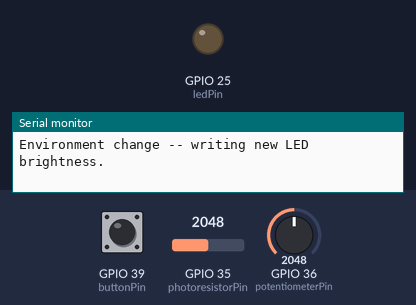
Bench run of a sketch on a simulated ESP32. Parts: output pins drawn as LEDs (lit = HIGH), the last lines printed to the serial monitor. Inputs (shaded band) come from the test bench; at power-on: GPIO 39 (buttonPin) LOW, GPIO 35 (photoresistorPin) = 2048, GPIO 36 (potentiometerPin) = 2048.

Above: at 1.2 s.
1.3 s: GPIO 39 (buttonPin) pulled HIGH for 0.15 s
At 2.5 s:
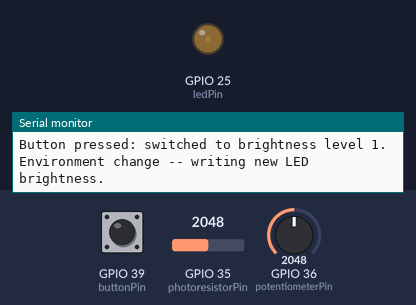
2.9 s: GPIO 39 (buttonPin) pulled HIGH for 1 s
At 4.0 s:
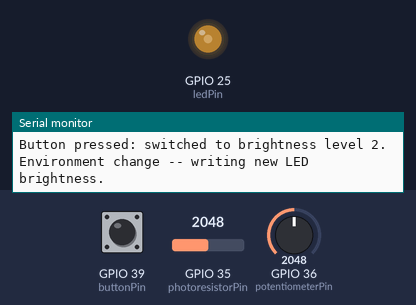
5.4 s: GPIO 39 (buttonPin) pulled HIGH for 0.15 s
At 6.1 s:
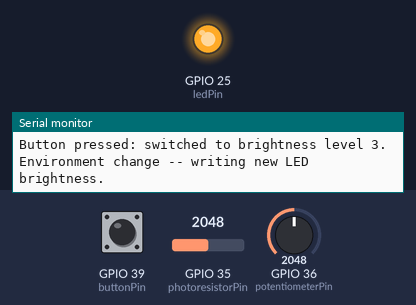
7.0 s: GPIO 35 (photoresistorPin) set to 492
8.5 s: GPIO 35 (photoresistorPin) set to 411
At 9.5 s:
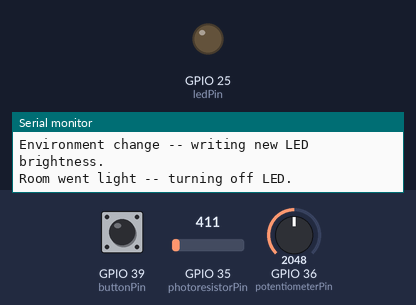
10.0 s: GPIO 35 (photoresistorPin) set to 534
11.5 s: GPIO 35 (photoresistorPin) set to 599
At 11.9 s:
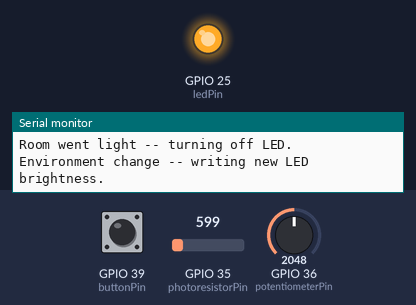
Timing chart, 0 to 14.0 s (numbered marks = the images above; inputs shaded):
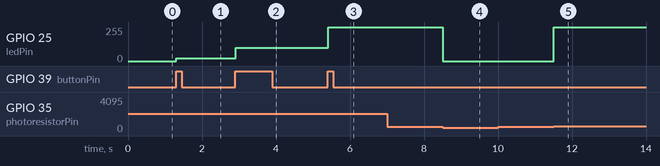

The sketch:

main.ino
```cpp
#include <stdbool.h>

const int ledPin = 25;       // LED output pin
const int photoresistorPin = 35;
const int potentiometerPin = 36;
const int buttonPin = 39;
bool ledStatus = false;
int buttonPrevState = 0;

// This will always be betweek [0, 4)
int brightnessLevel = 0;

void writeBrightnessToLED(int brightness) {
  switch (brightness) {
    case 0:
      ledcWrite(ledPin, 0);
      break;
    case 1:
      ledcWrite(ledPin, 20);
      break;
    case 2:
      ledcWrite(ledPin, 100);
      break;
    case 3:
      ledcWrite(ledPin, 255);
      break;
    default:
      __builtin_unreachable(); // This is not reachable -- only invoke this function with [0, 3]. Let compiler optimize.
  }
}

void setup() {
  Serial.begin(115200);
  // pinMode(ledPin, OUTPUT);
  ledcAttach(ledPin, 5000, 8);
  pinMode(photoresistorPin, INPUT);
  pinMode(potentiometerPin, INPUT);
  pinMode(buttonPin, INPUT);
  digitalWrite(ledPin, LOW);
}

void loop() {

  // Read in the values from the photoresistor and potentiometer
  int photoresistorValue = analogRead(photoresistorPin); // Integer in 0 to about 1100
  int potentiometerValue = analogRead(potentiometerPin); // Integer in [0, 4095]
  // Serial.printf("Photoresistor analog value: %d.\n", photoresistorValue);
  // Serial.printf("Potentiometer analog value: %d.\n", potentiometerValue);
  // Divide potentiometer by 4 to get about the same range
  int threshold = potentiometerValue / 4;

  int buttonDown = digitalRead(buttonPin);
  // Serial.println(buttonDown);
  // Change the brightness level if the button was pressed and wasn't pressed on the previous loop
  if (buttonDown && buttonDown != buttonPrevState) {
    // Swtich the brightnesslevel
    ++brightnessLevel;
    brightnessLevel = brightnessLevel == 4 ? 0 : brightnessLevel;
    Serial.printf("Button pressed: switched to brightness level %d.\n", brightnessLevel);
  }

  // Determine if the light should turn on/off
  // Multiply by a number close to 1 to prevent light from switching quickly when threshold and photoresistorValue are close
  if ((buttonDown != buttonPrevState && ledStatus && buttonDown) || (!ledStatus && photoresistorValue > threshold * 1.1f)) {
    Serial.println("Environment change -- writing new LED brightness.");
    writeBrightnessToLED(brightnessLevel);
    ledStatus = true;
  } else if (ledStatus && photoresistorValue < threshold * 0.9f) {
    Serial.println("Room went light -- turning off LED.");
    writeBrightnessToLED(0);
    ledStatus = false;
  }

  // Update the previous state
  buttonPrevState = buttonDown;
  delay(10);
}
```

Measured:
- the behaviour switches between 461 and 460 on GPIO 35 (photoresistorPin) (found by bisection; images 3 and 4)
- the behaviour switches between 563 and 564 on GPIO 35 (photoresistorPin) (found by bisection; images 4 and 5)
- after the input at 1.3 s, GPIO 25 (ledPin): 0/255 → 20/255 at once
- after the input at 2.9 s, GPIO 25 (ledPin): 20/255 → 100/255 at once
- after the input at 5.4 s, GPIO 25 (ledPin): 100/255 → 255/255 at once
- after the input at 7.0 s, every drawn part: stays the same
- after the input at 8.5 s, GPIO 25 (ledPin): 255/255 → 0/255 at once
- after the input at 10.0 s, every drawn part: stays the same
- after the input at 11.5 s, GPIO 25 (ledPin): 0/255 → 255/255 at once
